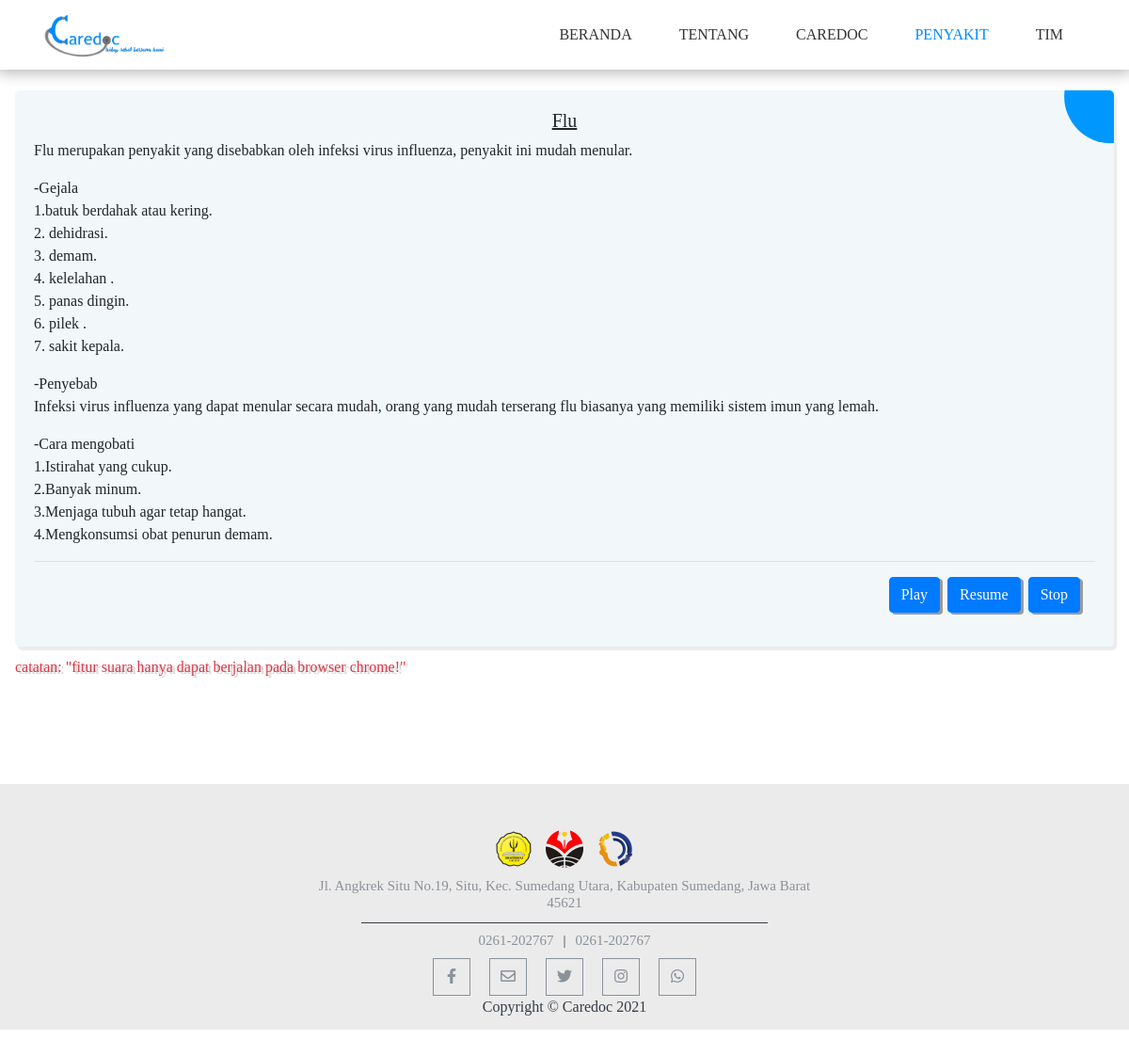
The page /deskripsi_penyakit.php?id=2 on the database its author committed.
### tables this page shows
CREATE TABLE `penyakit` (
  `id` int(11) NOT NULL,
  `nama` varchar(567) NOT NULL,
  `penyebab` varchar(567) NOT NULL,
  `gejala` varchar(567) NOT NULL,
  `pengobatan` varchar(567) NOT NULL,
  `deskripsi` varchar(1000) NOT NULL,
  `gambar` varchar(500) NOT NULL
);

### deskripsi_penyakit.php (the view, shortened to what this page needs)
<?php
include "admin/config.php";
$id = abs(intval($_GET['id']));
$sql = "SELECT * FROM penyakit WHERE id='$id' LIMIT 1";
?>
<html lang="en">
<head>
    <link rel="stylesheet" href="css/style.css">
    <link rel="stylesheet" href="css/styledies.css">
    <link rel="stylesheet" href="vendor/bootstrap/css/bootstrap.css">
    <link rel="stylesheet" href="vendor/bootstrap/css/bootstrap.min.css">
    <link rel="stylesheet" href="vendor/fontawesome-free/css/all.css">
    <link href="vendor/aos-master/dist/aos.css" rel="stylesheet">
</head>
<body>
    <header class="header-area" id="page-top">
        <div class="navbar-area">
            <div class="container">
                <nav class="site-navbar">
                    <div class="content-image">
                        <img src="vendor/img/caredoc.png" alt="caredoc-logo">
                    </div>
                    <ul class="menu" id="menu">
                        <li><a href="index.php" class="">Beranda</a></li>
                        <li><a href="index.php #about" class="">Tentang</a></li>
                        <li><a href="index.php #caredoc" class="">Caredoc</a></li>
                        <li class="active"><a href="penyakit.php" class="">Penyakit</a></li>
                        <li><a href="tim.php">Tim</a></li>
                    </ul>
                </nav>
            </div>
        </div>
    </header>
    <?php
    if (isset($_GET['id'])) {
    ?>
        <div class="container-fluid p-6">
            <div class="row">
                <?php
                $query = mysqli_query($koneksi, $sql);
                while ($asosiasi = mysqli_fetch_assoc($query)) {
                    $nama_penyakit = $asosiasi['nama'];
                    $data_deskripsi = $asosiasi['deskripsi'];
                    $data_penyebab = $asosiasi['penyebab'];
                    $data_gejala = explode(",", $asosiasi['gejala']);
                    $data_pengobatan = explode(".", $asosiasi['pengobatan']);
                ?>
                    <div class="col-sm-12">
                        <div class="card2 sdh">
                            <div class="card-body" id="textdies">
                                <h5 class="ts"><?php echo "$nama_penyakit"; ?></h5>
                                <p class="card-text">
                                    <?php echo "$data_deskripsi"; ?>
                                </p>
                                <p class="card-text">
                                    -Gejala<br>
                                    <?php
                                    $no_langkah = 1;
                                    foreach ($data_gejala as $gejala) {
                                        echo "$no_langkah" . "." . "$gejala" . "." . "<br>";
                                        $no_langkah++;
                                    } ?>
                                    <p>
                                        -Penyebab<br>
                                        <?php echo "$data_penyebab" . "<br>"; ?>
                                    </p>
                                    <p class="card-text" id>
                                        -Cara mengobati<br>
                                        <?php
                                        $no_langkah = 1;
                                        foreach ($data_pengobatan as $pengobatan) {
                                            echo "$no_langkah" . "." . "$pengobatan" . "." . "<br>";
                                            $no_langkah++;
                                        } ?>
                                    </p>
                                    <div class="modal-footer">
                                        <button type="button" onclick="play();" class="btn btn-primary">Play</button>
                                        <button type="button" onclick="pause();" class="btn btn-primary">Resume</button>
                                        <button type="button" onclick="stop();" class="btn btn-primary">Stop</button>
                                    </div>
                            </div>
                        </div>
                        <p class="note text-danger">catatan: "fitur suara hanya dapat berjalan pada browser chrome!"</p>
                    </div>
                <?php
                }
                ?>
            <?php
        }
            ?>
            </div>
        </div>
        <div class="footer-section" id="footer">
            <div class="container pd-5">
                <div class="row">
                    <div class="col-lg-6 offset-lg-3">
                        <div class="contact-content text-center">
                            <div class="footer-logo">
                                <a href="http://smkifsu.sch.id/" target="blank"><img src="vendor/img/ifsu.png"></a>
                                <a href="http://cs.upi.edu/v2/home" target="blank"><img src="vendor/img/upi.png"></a>
                                <a href="http://dinamik.cs.upi.edu/" target="blank"><img src="vendor/img/dinamik15.png"></a>
                            </div>
                            <h6>Jl. Angkrek Situ No.19, Situ, Kec. Sumedang Utara, Kabupaten Sumedang, Jawa Barat 45621</h6>
                            <h6>0261-202767<span>|</span>0261-202767</h6>
                            <div class="contact-social">
                                <ul>
                                    <li><a class="hover-target" target="blank" href="https://www.facebook.com/Ifsuofficial/"><i class="fab fa-facebook-f"></i></a></li>
                                    <li><a class="hover-target" target="blank" href="mailto:info@smkifsmd.sch.id"><i class="far fa-envelope"></i></a></li>
                                    <li><a class="hover-target" target="blank" href="https://twitter.com/ifsuofficial"><i class="fab fa-twitter"></i></i></a></li>
                                    <li><a class="hover-target" target="blank" href="https://instagram.com/smkinformatikasumedang?igshid=18ehskk5w95n4"><i class="fab fa-instagram"></i></i></a></li>
                                    <li><a class="hover-target" target="blank" href="https://wa.me/0261-202767"><i class="fab fa-whatsapp"></i></i></a></li>
                                </ul>
                            </div>
                            <span>Copyright © Caredoc <?= date('Y') ?></span>
                        </div>
                    </div>
                </div>
            </div>
        </div>
</body>
</html>

### css/style.css (style rules this page uses)
* { padding: 0; margin: 0; box-sizing: border-box; }
body { font-family: 'Averia Serif Libre', cursive !important; }
.content-image img { max-width: 130px; }
.navbar-area { background: #fff; position: fixed; width: 100%; z-index: 30; box-shadow: 0 0 15px 3px rgba(0,0,0,0.3); }
.site-navbar { display: flex; justify-content: space-between; align-items: center; }
.site-navbar ul { margin: 0; padding: 0; list-style: none; display: flex; }
.site-navbar ul li a { color: #333; padding: 25px; display: block; text-decoration: none; text-transform: uppercase; font-family: 'Averia Serif Libre', cursive !important; }
li.active a { color: #0089ff !important; }
::placeholder { color: #0098FF; }
.footer-section { background: #ebebeb; position: relative; padding: 12px; padding-top: 45px; }
.footer-section ul { margin: 0; padding: 0; list-style: none; }
.footer-section .contact-content h6 { color: #8b9199; font-size: 15px; font-weight: 400; margin: 10px 0 10px; }
.footer-section .contact-content span { color: #353c47; margin: 0 10px; }
.footer-section .contact-social { margin-top: 0; }
.footer-section .contact-social>ul { display: inline-flex; }
.footer-section .contact-social ul li a { border: 1px solid #8b9199; color: #8b9199; display: inline-block; height: 40px; margin: 0 10px; padding-top: 10px; transition: all 0.4s ease 0s; width: 40px; }
.footer-section .footer-logo { display: block; }
.footer-section .footer-logo img { width: 40px; margin-right: 5px; margin-left: 5px }
.footer-section .footer-logo img { padding-top: 4px; max-width: 200px; }

### css/styledies.css (style rules this page uses)
.sdh { box-shadow: 3px 4px rgba(0, 0, 0, 0.075); }
.btn { box-shadow: 3px 2px rgba(134, 133, 133, 0.8); }
.card2 { position: relative; background-color: #f2f8f9; text-decoration: none; z-index: 0; overflow: hidden; border-radius: 5px; }
.card2:before { content: ""; position: absolute; z-index: -1; top: -50px; right: -50px; background: #0098ff; height: 110px; width: 110px; border-radius: 100px; -webkit-transform: scale(0.9); transform: scale(0.9); -webkit-transform-origin: 65% 65%; transform-origin: 65% 65%; -webkit-transition: -webkit-transform 0.25s ease-out; transition: -webkit-transform 0.25s ease-out; transition: transform 0.25s ease-out; transition: transform 0.25s ease-out, -webkit-transform 0.25s ease-out; }
.ts { text-align: center; text-decoration: underline; }
.p-6 { padding: 6rem 1rem !important; }
.note { width: 100%; margin-top: 10px; text-shadow: 3px 2px 1px rgba(0, 0, 0, 0.2); }

### rows shown on the page
penyakit: nama "Flu", deskripsi "Flu merupakan penyakit yang disebabkan oleh infeksi virus influenza, penyakit ini mudah menular.", gejala "batuk berdahak atau kering", gejala "dehidrasi", gejala "demam", gejala "kelelahan", gejala "panas dingin", gejala "pilek", gejala "sakit kepala", penyebab "Infeksi virus influenza yang dapat menular secara mudah, orang yang mudah terserang flu biasanya yang memiliki sistem imun yang lemah.", pengobatan "Istirahat yang cukup", pengobatan "Banyak minum", pengobatan "Menjaga tubuh agar tetap hangat", pengobatan "Mengkonsumsi obat penurun demam"
